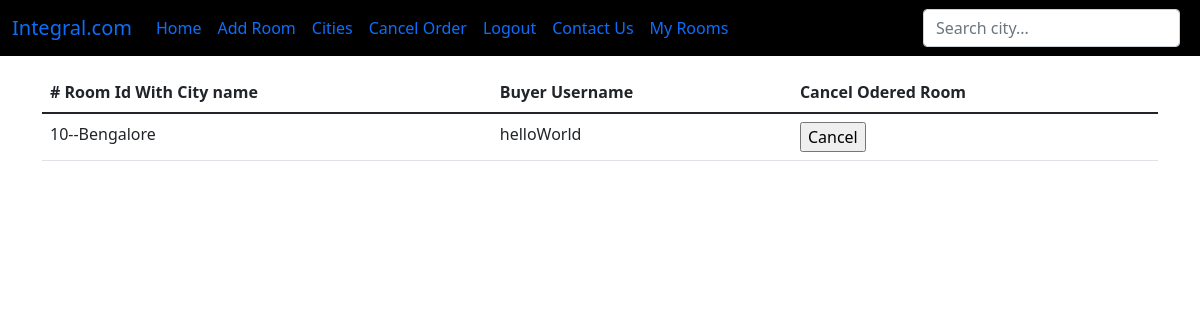
The app's page /order/ (signed in), older data.
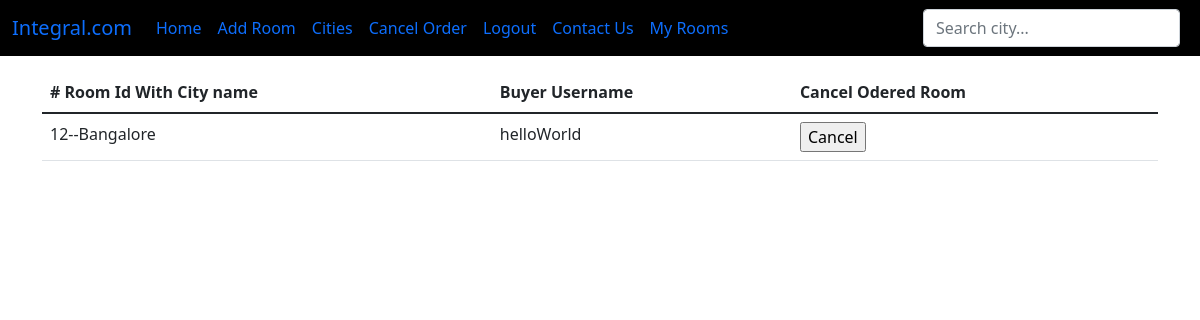
The same page, newer data.
### room/models.py (models this page shows, shortened)
class RentedRooms(models.Model):
    room_id = models.ForeignKey(Room,on_delete=models.CASCADE)
    buyer_username = models.ForeignKey(User, on_delete=models.CASCADE,null=True)
    odered_date = models.DateTimeField(auto_now_add=True)

class Room(models.Model):
    id = models.AutoField(primary_key=True)
    price = models.IntegerField()
    city = models.CharField(max_length=64)
    address = models.CharField(max_length=264)
    owner = models.ForeignKey(User,on_delete=models.CASCADE)
    contact_details = models.IntegerField()
    room_type = models.CharField(max_length=6,choices=ROOM_TYPE,default='1BHK',null=True)
    images = models.URLField(max_length=264, null=True, blank=True)
    def __str__(self):
        return str(self.id) + "--" + self.city

### room/views.py (the view)
# urls.py: path('order/',views.orderedRoom, name='order'),
def orderedRoom(request):
    order = RentedRooms.objects.all()
    return render(request,'room/order.htm',{'order':order})

### room/templates/room/order.htm
{% extends 'room/main.htm'%}
{% block content %}
  {% for orders in order%}
  {% if request.user == orders.buyer_username  or request.user == user.is_staff %}
    <table class="table">
      <thead>
        <tr>
          <th scope="col"># Room Id With City name</th>
          <th scope="col">Buyer Username</th>
          <th scope="col">Cancel Odered Room</th>
        </tr>
      </thead>
      <tbody>
        <tr>
          <td>{{ orders.room_id }}</td>
          <td>{{ orders.buyer_username }}</td>
          <td>   <a href="{% url 'cancel'  %}"><input type="submit" value= "Cancel"></a> </td>
        </tr>
      </tbody>
    {% endif %}
  </table>
  {% endfor %}
{% endblock %}

### room/templates/room/main.htm (shortened to what this page needs)
<!DOCTYPE html>
<html lang="en">
<head>
    <link href="https://cdn.jsdelivr.net/npm/bootstrap@5.1.3/dist/css/bootstrap.min.css" rel="stylesheet">
</head>
<body>
    {% include 'room/navbar.htm'%}
    <br><br><br>
    <div class="container">
    {% block content%}
    {% endblock %}
    </div>
</body>
</html>

### room/templates/room/navbar.htm (shortened to what this page needs)
<nav class="navbar navbar-expand-lg navbar-black bg-black fixed-top">
    <div class="container-fluid">
      <a class="navbar-brand" href="/">Integral.com</a>
      <div class="collapse navbar-collapse" id="navbarSupportedContent">
        <ul class="navbar-nav me-auto mb-2 mb-lg-0">
          {% if user.is_authenticated %}
          <li class="nav-item">
            <a class="nav-link active" aria-current="page" href="/">Home</a>
          </li>
          <li class="nav-item">
            <a class="nav-link" href="{% url 'create-room' %}">Add Room</a>
          </li>
          <li class="nav-item">
            <a class="nav-link" href="{% url 'cities' %}">Cities</a>
          </li>
          {% endif %}
         {% if user.is_authenticated %}
         <li class="nav-item">
          <a class="nav-link" href="{% url 'order' %}">Cancel Order</a>
        </li>
         {% endif %}
         {% if user.is_authenticated%}
          <li class="nav-item">
            <a class="nav-link" href="{% url 'logout' %}">Logout</a>
          </li>
          {% endif %}
          {% if user.is_authenticated %}
          <li class="nav-item">
             <a class="nav-link" href="{% url 'contact-us' %}">Contact Us</a>
          </li>
          {% endif %}
          {% if user.is_authenticated %}
          <li class="nav-item">
            <a class="nav-link" href="{% url 'my_rooms' %}">My Rooms </a>
          </li>
          {% endif %}
        </ul>
        <form class="d-flex" action ="{% url 'home' %}" method="GET">
          <input class="form-control me-2" type="text" placeholder="Search city..." aria-label="text" name="q">
        </form>
      </div>
    </div>
  </nav>

Row changes from the older to the newer data that the page shows:
removed RentedRooms: room_id "10--Bengalore", buyer_username "helloWorld"
added RentedRooms: room_id "12--Bangalore", buyer_username "helloWorld"
